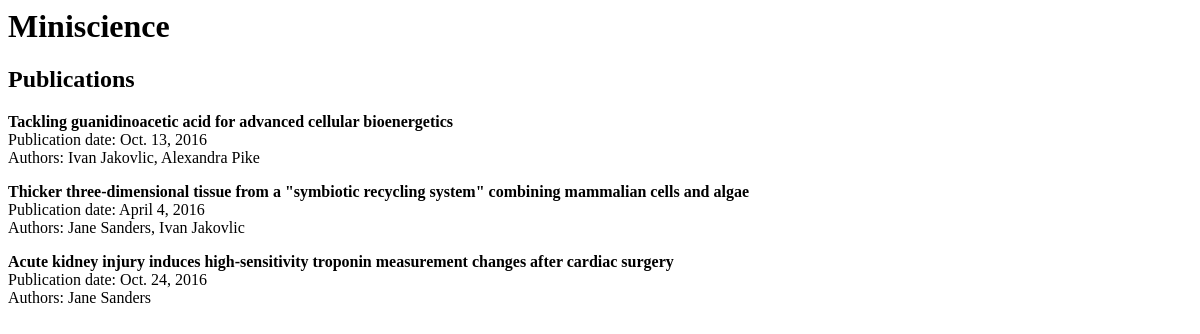
Before: /publications/ with the older database file.
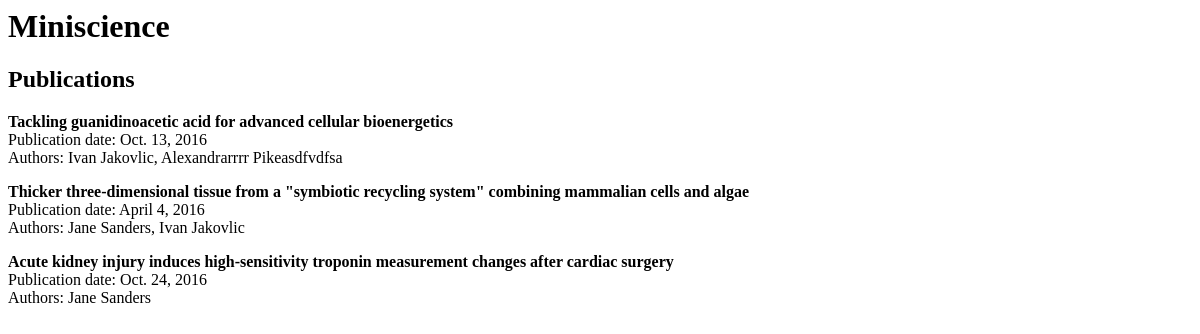
After: the same page with the newer database file.
### publications/models.py (models this page shows, shortened)
class Publication(models.Model):
    title = models.CharField(max_length=200)
    pub_date = models.DateField(null=True, blank=True)
    author = models.ManyToManyField(Author)

class Author(models.Model):
    first_name = models.CharField(max_length=30)
    last_name = models.CharField(max_length=30)
    email = models.EmailField(blank=True)
    def __str__(self):
        return "%s %s" % (self.first_name, self.last_name)

### publications/views.py (the view)
def index(request):
    context = {
        'authors': Author.objects.all(),
        'publications': Publication.objects.all()
    }
    return render(request, 'publications/index.html', context)

### publications/templates/publications/index.html
<h1>Miniscience</h1>
<h2>Publications</h2>
{%  for publication in publications %}
    <p>
    <b>{{ publication.title }}</b><br />
    Publication date: {{ publication.pub_date }}<br />
    Authors:
    {% for publication in publication.author.all %}
        {{ publication }}{%  if not forloop.last %},{% endif %}
    {% endfor %}
    <p>
{%  endfor %}

Changed rows visible on the page:
changed Author: first_name+last_name "Alexandra Pike" → "Alexandrarrrr Pikeasdfvdfsa"
